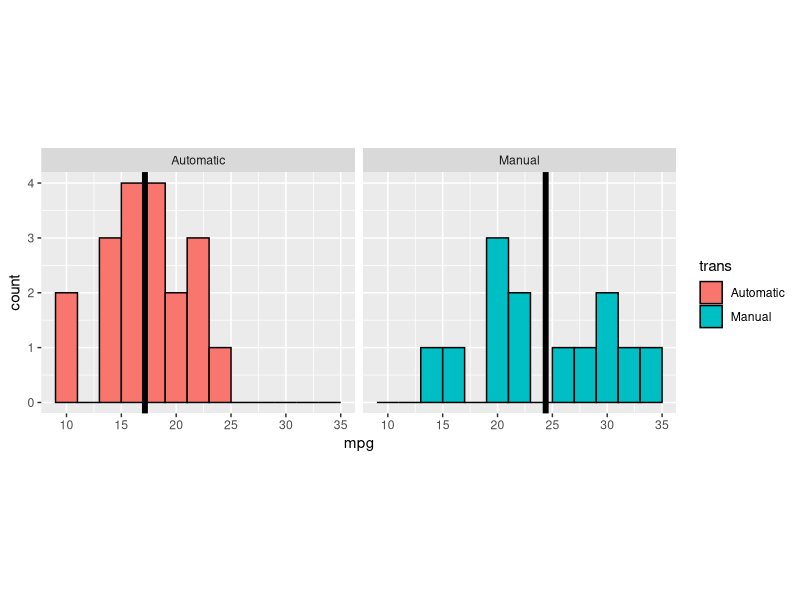
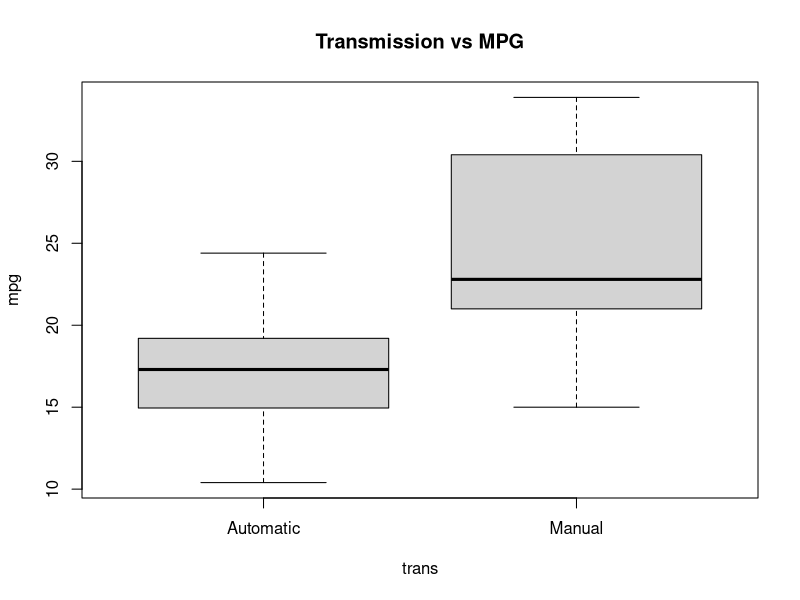
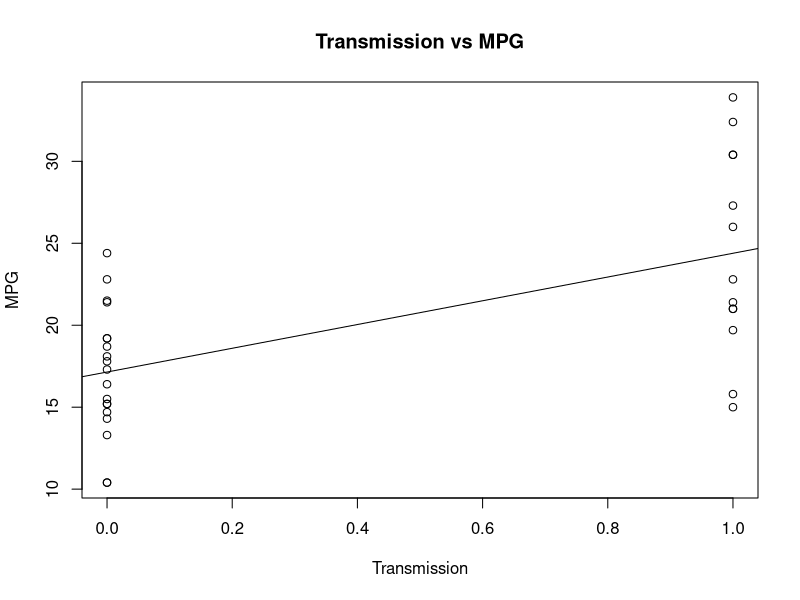
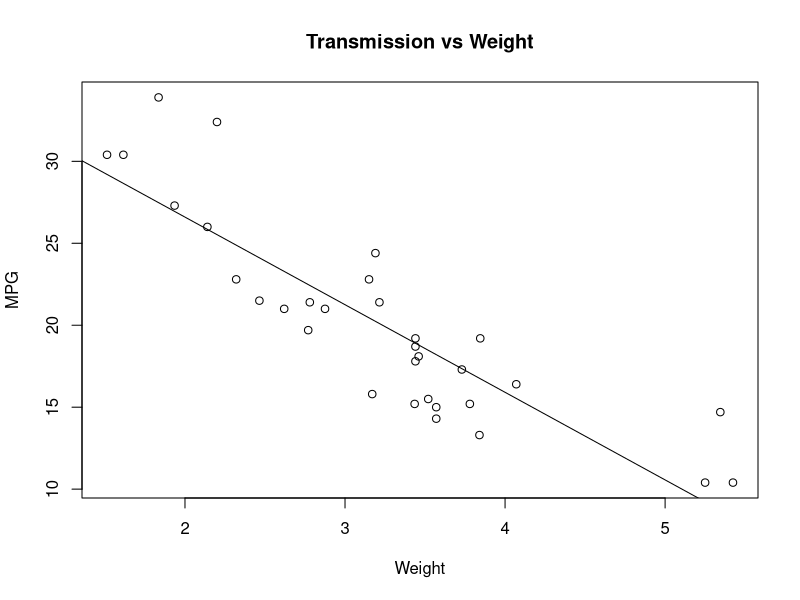
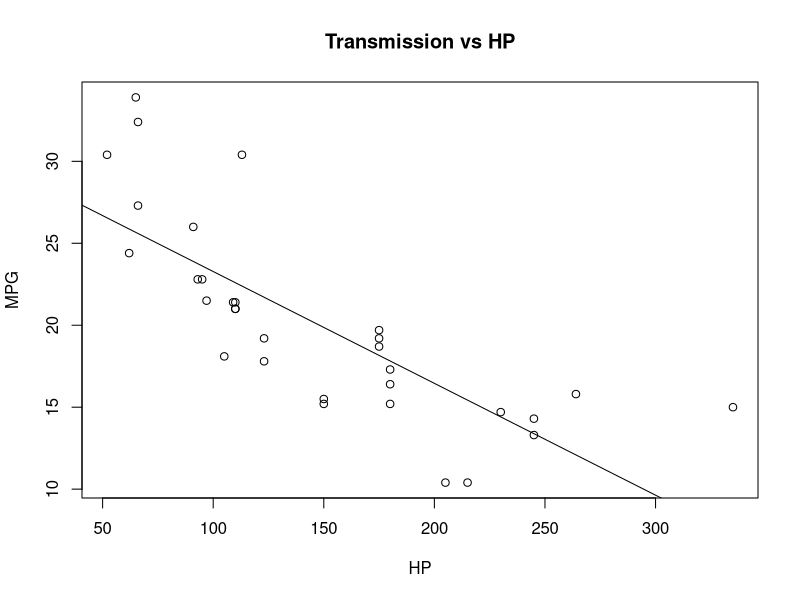

Generate these figures, in order, with R:
## ---- chunk 1
data(mtcars)
head(mtcars)
## ---- chunk 2
mpgVsTrans <- data.frame(trans=as.factor(mtcars$am), mpg=mtcars$mpg)
levels(mpgVsTrans$trans) <- c('Automatic', 'Manual')

automatic.mean <- round(mean(mpgVsTrans[mpgVsTrans$trans == 'Automatic', 2]),2)
manual.mean <- round(mean(mpgVsTrans[mpgVsTrans$trans == 'Manual', 2]),2)
means.dat <- data.frame(trans=levels(mpgVsTrans$trans), means=c(automatic.mean, manual.mean))

library(ggplot2)
g <- ggplot(mpgVsTrans, aes(x = mpg, fill = trans))
g <- g + geom_histogram(colour = "black", binwidth=2)
g <- g + geom_vline(aes(xintercept=means), data=means.dat, size=2)
g <- g + facet_grid(. ~ trans)
g <- g + coord_fixed(ratio=5)
## ---- chunk 3
g
## ---- chunk 4
fit <- lm(mpg ~ am, data = mtcars);
summary(fit)$coeff
## ---- chunk 5
summary(fit)$r.squared
## ---- chunk 6
fitWt <- lm(mpg ~ wt, data = mtcars);
fitHp <- lm(mpg ~ hp, data = mtcars);
## ---- chunk 7
plot(mpgVsTrans, main="Transmission vs MPG");
## ---- chunk 8
plot(mtcars$am, mtcars$mpg, xlab="Transmission", ylab="MPG", main="Transmission vs MPG")
abline(fit)

plot(mtcars$wt, mtcars$mpg, xlab="Weight", ylab="MPG", main="Transmission vs Weight")
abline(fitWt)

plot(mtcars$hp, mtcars$mpg, xlab="HP", ylab="MPG", main="Transmission vs HP")
abline(fitHp)
